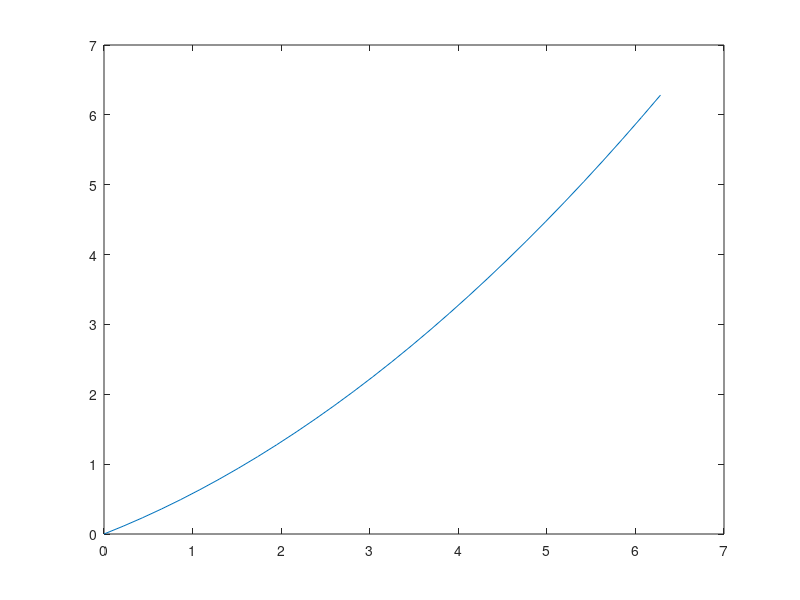

Write MATLAB code to recreate this figure. (Note: this script raises an error after producing the figure.)
function POCReviewFoVIntersectionsSpiral

NPoints=30;
t=linspace(0,2*pi,NPoints);
V=3.5;
sigma=V/2;
Rout=15;
Rin=5;
cs=spline([t(1) t(end)],[0.5 t(1) t(end) 1.5]);
theta=ppval(cs,t);
figure(2)
plot(t,theta)

r=Rout-(Rout-Rin)*(t-min(t))/(max(t)-min(t));

p=multiprod([cos(theta);sin(theta)],r,1,1);

figure(1)
plotPoints(p)
hold on

for iPoint=1:NPoints
    pThis=p(:,iPoint);
    d=sqrt(euclideanDistMatrix(pThis,p));
    flagNeighbors=d<V;
    flagNeighbors(iPoint)=false;
    NNeighbors=sum(flagNeighbors);
    pNeighbors=p(:,flagNeighbors);
    plotLines(repmat(pThis,1,NNeighbors),pNeighbors);
    for iNeighbor=1:NNeighbors
        U=cnormalize(pNeighbors(:,iNeighbor)-pThis);
        c=pThis+sigma*U;
        %plotPoints(c,'x')
        plotCircle(c(1),c(2),sigma);
    end
end

hold off
axis equal
